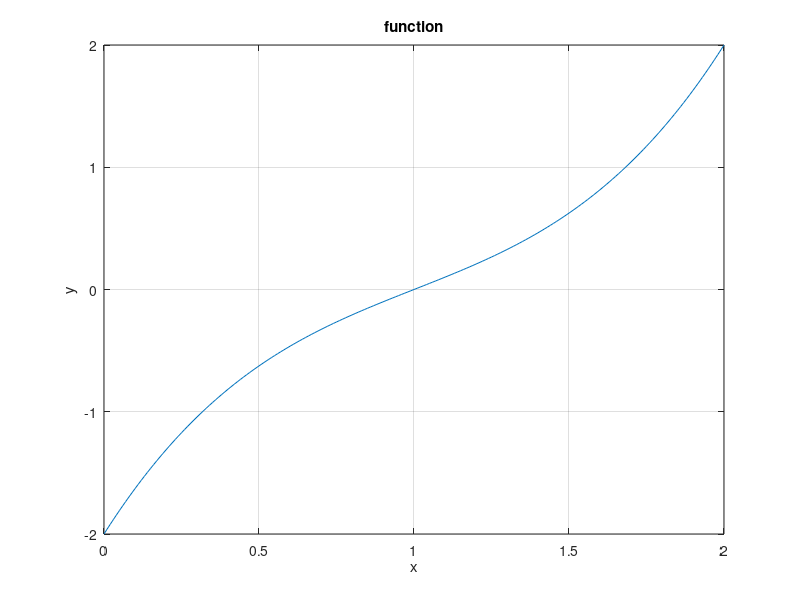

MATLAB code for this plot: (Note: this script raises an error after producing the figure.)
%HW 3
%P2 
%part b
%Created By: Patrick Good with source code from Dr. Z
%This script finds roots for non-linear functions with imaginary roots
%implies polynomial defaltion 
%aprroximates the derivitive 

%clear the workspace
clear
clc

% Params for Newton iteration
maxit=100; %maximum number of iterations allowed
minx=0;
maxx=2;
tol=1e-9;  %how close to zero we need to get to cease iterations
verbose=true;

% polynomial function coef.
f=[1 -3 4 -2]; %set the function for which we are finding roots, change to illustrate different problems

x0=[0.5 1i 1i]; %the function has imaginary roots so adding imaginary guesses 

% Plot the function we are finding roots for
x=minx:0.01:maxx;
ygrid=zeros(1,length(x));
for k=1:length(x)
    ygrid(k)=polyval(f,x(k));
end %for
figure(1);
plot(x,ygrid);
grid on
title('function')
xlabel('x')
ylabel('y')
axis tight;

xNewton = zeros(1,length(f)-1);
for k=1:length(f)-1 %loop to apply polynomial deflation 
%Get root
[xNewton(k),itNew,flag]=newton_approx_allRoots(f,x0(k),100,tol,verbose);
disp('Number of iterations required to reach tolerance:  ');
disp(itNew);

%print results
disp('Root value through Newton method:  ');
disp(xNewton);

f = polydivide(f,xNewton(k)); %deflate based on prev root 

end %for 

function [root,it,success]=newton_approx_allRoots(f,x0,maxit,tol,verbose)

% root=newton_approx_allRoots(f,x0)
% Created by Patrick Good based on code from Dr. Z
% finds a set of roots corresponding to the function f (input as matrix for polyval)
% approximates the derrivitive 
% Error checking of input and setting of default values
narginchk(3,5);   %check for correct number of inputs to function
if (nargin<3)
    maxit=100;       %maximum number of iterations allowed
end %if
if (nargin<4)
    tol=1e-6;        %how close to zero we need to get to cease iterations
end %if
if (nargin<5)
    verbose=false;
end %if

% Newton iterations
it=1;
root=x0;
fval=polyval(f,root); %use polyval because function is no longer objective function 
converged=false;
while(~converged && it<=maxit)
    derivative=(polyval(f,root+tol)-fval)/tol; %approximate derrivitive 
    if (abs(derivative)<100*tol)    %this (inflection point) will end up kicking the root really far away...
        converged=false;
        warning(' Derivative close to zero, terminating iterations with failed convergence... ');
        break;
    else
        root=root-fval./derivative;    % update root estimate
        fval=polyval(f,root);                  % see how far off we are from zero...
        if (verbose)
            fprintf(' iteration: %d; root:  %f + %f i; function value: %f, derivative:  %f \n',it,real(root),imag(root),fval,derivative);
        end %if
        it=it+1;
        converged=abs(fval)<tol;
    end %if
end %while
it=it-1;

if (~converged)
    warning('Used max number of iterations, or derivative near zero...')
    success=false;
else
    success=true;
end %if

end %function

function P = polydivide(Q,N)

%P=polydivide(Q,N)
%Created by Patrick Good
%This function preforms polynomial deflation/division 
%Q - input function coef as matrix
%N - input factor value i.e N from "(x-N)"

[~,n] = size(Q); %degree polynomial
n=n-1;

%loop to calculate new coef
b = zeros(1,n);
b(1) = Q(1);
for k=2:n
    
b(k) = Q(k)+N*b(k-1); %eq 4.26 from Hoffman Textbook

end

P = b; %output
end %for

